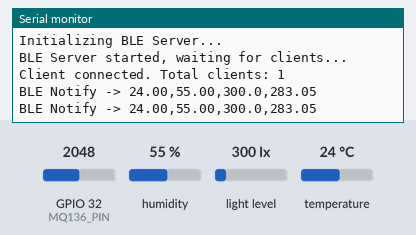
Recording of a sketch running on a simulated ESP32. Shown: the last lines printed to the serial monitor. Wiring (inferred from the names in the program): AHT10/20 sensor at I2C address 0x38; BH1750 light sensor at I2C address 0x5C. Inputs (shaded band) come from the test bench; at power-on: humidity 55 %, GPIO 32 (MQ136_PIN) = 2048, light level 300 lx, temperature 24 °C (analog values on the 0–4095 scale). Nothing arrives over Bluetooth unless stated; a phone connects over Bluetooth LE 3 s after start.

Above: at 5.1 s.
5.2 s: humidity set to 22 %
At 6.5 s:
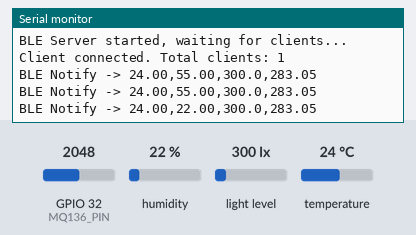
7.2 s: GPIO 32 (MQ136_PIN) set to 2866
At 7.2 s:
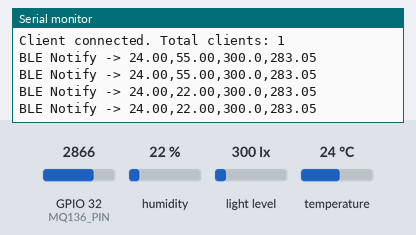
9.2 s: light level set to 40 lx
At 10.0 s:
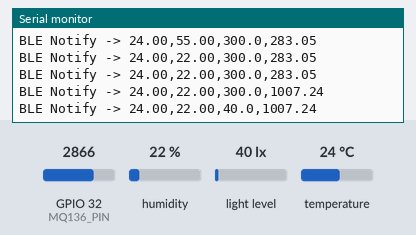
11.2 s: temperature set to 12 °C
At 12.8 s:
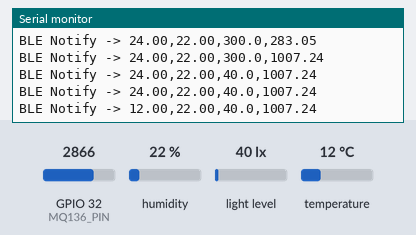
13.2 s: GPIO 32 (MQ136_PIN) set to 3972
At 14.4 s:
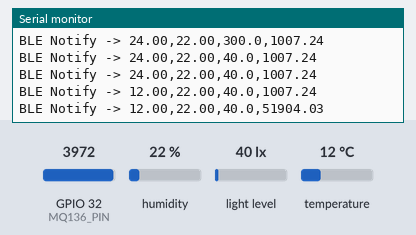
Timing chart, 0 to 16.2 s (numbered marks = the images above; inputs shaded):
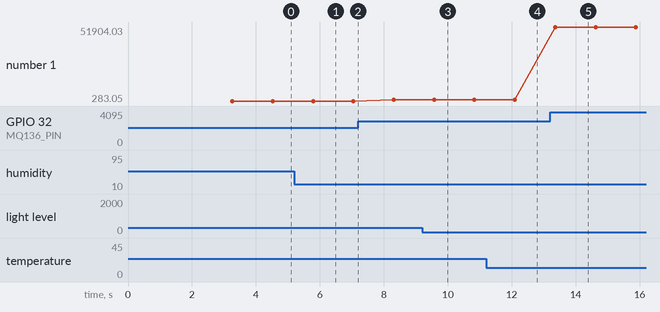

The sketch:

BLE-Server-Sensor.ino
```cpp
/*************************************************
 * ESP32 BLE SERVER
 * Multi-client + Sensor Broadcast
 * Payload: T,H,L,G
 *************************************************/

#include <Arduino.h>           // Core Arduino library
#include <Wire.h>              // I2C communication library
#include <BLEDevice.h>         // BLE core functions
#include <BLEServer.h>         // BLE server functions
#include <BLEUtils.h>          // Utility functions for BLE
#include <BLE2902.h>           // Descriptor for notifications

/* ==============================
   BLE CONFIGURATION
   ============================== */
#define BLE_DEVICE_NAME "ESP32_SERIAL_BLE"  // Name of the BLE device when scanned

// UUIDs must match on client side to connect correctly
#define SERVICE_UUID        "91bad492-b950-4226-aa2b-4ede9fa42f59"  // Unique Service ID
#define CHARACTERISTIC_UUID "cba1d466-344c-4be3-ab3f-189f80dd7518"  // Unique Characteristic ID

/* ==============================
   SENSOR CONFIGURATION
   ============================== */
#define AHT20_ADDR   0x38   // I2C address of temperature & humidity sensor
#define BH1750_ADDR  0x5C   // I2C address of light sensor
#define MQ136_PIN    32     // Analog pin connected to air quality sensor

/* ==============================
   MQ136 CALIBRATION (ADJUST!)
   ============================== */
#define ADC_MAX   4095.0     // 12-bit ADC max value for ESP32
#define VREF      3.3        // Reference voltage
#define RL_KOHM   10.0       // Load resistor value in kilo-ohms
#define R0_KOHM   20.0       // Sensor baseline resistance (clean air)

/* ==============================
   GLOBAL VARIABLES
   ============================== */
BLEServer* pServer = nullptr;           // Pointer to BLE server object
BLECharacteristic* pCharacteristic = nullptr; // Pointer to BLE characteristic

uint32_t connectedClients = 0;          // Count of connected BLE clients
uint32_t lastSendTime = 0;              // Timestamp of last notification
const uint32_t sendInterval = 1000;     // Send interval in milliseconds (1 sec)

/* ==============================
   BLE SERVER CALLBACKS
   ============================== */
class MyServerCallbacks : public BLEServerCallbacks {
  // Triggered when a client connects
  void onConnect(BLEServer* pServer) override {
    connectedClients++;  // Increase count of connected clients
    Serial.print("Client connected. Total clients: ");
    Serial.println(connectedClients);

    // Keep advertising so other clients can connect too
    BLEDevice::startAdvertising();
  }

  // Triggered when a client disconnects
  void onDisconnect(BLEServer* pServer) override {
    if (connectedClients > 0) connectedClients--;  // Decrease count

    Serial.print("Client disconnected. Total clients: ");
    Serial.println(connectedClients);

    delay(200);                   // Small delay to stabilize
    BLEDevice::startAdvertising(); // Restart advertising
  }
};

/* ==============================
   SENSOR FUNCTIONS
   ============================== */

// Function to read AHT20 temperature & humidity sensor
bool readAHT20(float* tempC, float* humidity) {
  Wire.beginTransmission(AHT20_ADDR);  // Start I2C communication
  Wire.write(0xAC);                     // Command to trigger measurement
  Wire.write(0x33);
  Wire.write(0x00);
  Wire.endTransmission();

  delay(80); // Wait for sensor to process data

  Wire.requestFrom(AHT20_ADDR, 6);      // Request 6 bytes from sensor
  if (Wire.available() != 6) return false;

  uint8_t data[6];
  for (int i = 0; i < 6; i++) data[i] = Wire.read();

  // Extract humidity from raw data
  uint32_t hum_raw =
    ((uint32_t)data[1] << 12) |
    ((uint32_t)data[2] << 4) |
    ((uint32_t)(data[3] >> 4));

  // Extract temperature from raw data
  uint32_t temp_raw =
    (((uint32_t)data[3] & 0x0F) << 16) |
    ((uint32_t)data[4] << 8) |
    ((uint32_t)data[5]);

  // Convert to human-readable values
  *humidity = ((float)hum_raw / 1048576.0) * 100.0;
  *tempC   = ((float)temp_raw / 1048576.0) * 200.0 - 50.0;

  return true; // Return true if reading successful
}

// Function to read BH1750 light sensor
float readBH1750() {
  Wire.beginTransmission(BH1750_ADDR);
  Wire.write(0x10); // Continuous High-Res mode
  Wire.endTransmission();
  delay(180);       // Wait for measurement

  Wire.requestFrom(BH1750_ADDR, 2);
  if (Wire.available() == 2) {
    uint16_t raw = Wire.read() << 8 | Wire.read();
    return raw / 1.2; // Convert to lux
  }
  return -1; // Error value if reading fails
}

// Function to read MQ136 air quality sensor in ppm
float mq136ReadPPM(int adcValue) {
  float voltage = (adcValue / ADC_MAX) * VREF; // Convert ADC value to voltage
  if (voltage <= 0.01) return 0;               // Avoid division by zero

  float rs = ((VREF - voltage) / voltage) * RL_KOHM; // Sensor resistance
  float ratio = rs / R0_KOHM;                        // Ratio to clean air

  // Approximate curve formula to get ppm
  float ppm = 100.0 * pow(ratio, -1.5);
  return ppm;
}

/* ==============================
   SETUP FUNCTION
   ============================== */
void setup() {
  Serial.begin(115200);     // Initialize serial monitor
  Wire.begin(21, 22);       // Initialize I2C (SDA=21, SCL=22)

  analogReadResolution(12); // Set ADC resolution to 12-bit
  pinMode(MQ136_PIN, INPUT); // Set analog pin as input

  Serial.println("Initializing BLE Server...");

  BLEDevice::init(BLE_DEVICE_NAME); // Initialize BLE device

  pServer = BLEDevice::createServer();          // Create BLE server
  pServer->setCallbacks(new MyServerCallbacks()); // Set server callbacks

  BLEService* pService = pServer->createService(SERVICE_UUID); // Create service

  pCharacteristic = pService->createCharacteristic(
    CHARACTERISTIC_UUID,
    BLECharacteristic::PROPERTY_READ | BLECharacteristic::PROPERTY_NOTIFY
  );

  pCharacteristic->addDescriptor(new BLE2902()); // Needed for notifications

  pService->start(); // Start the service

  // Configure advertising so clients can discover this server
  BLEAdvertising* pAdvertising = BLEDevice::getAdvertising();
  pAdvertising->addServiceUUID(SERVICE_UUID);
  pAdvertising->setScanResponse(false);
  pAdvertising->setMinPreferred(0x00);

  BLEDevice::startAdvertising(); // Start BLE advertising

  Serial.println("BLE Server started, waiting for clients...");
}

/* ==============================
   LOOP FUNCTION
   ============================== */
void loop() {
  // Only send data if at least one client is connected and interval elapsed
  if (connectedClients > 0 && millis() - lastSendTime >= sendInterval) {

    float t = 0, h = 0, lux = 0;
    bool ahtOk = readAHT20(&t, &h);  // Read temperature & humidity
    lux = readBH1750();               // Read light in lux

    int mq_adc = analogRead(MQ136_PIN); // Read air quality sensor
    float mq_ppm = mq136ReadPPM(mq_adc); // Convert to ppm

    // Prepare payload in format T,H,L,G
    String payload = "";

    if (ahtOk) {
      payload += String(t, 2); // Temperature with 2 decimals
      payload += ",";
      payload += String(h, 2); // Humidity with 2 decimals
    } else {
      payload += "0,0";         // Fallback if sensor fails
    }

    payload += ",";
    payload += String(lux, 1);   // Light value
    payload += ",";
    payload += String(mq_ppm, 2); // Gas ppm value

    // Send the payload to all connected clients
    pCharacteristic->setValue(payload.c_str());
    pCharacteristic->notify();

    Serial.print("BLE Notify -> ");
    Serial.println(payload);

    lastSendTime = millis(); // Update last send timestamp
  }
}
```

Measured:
- after the input at 5.2 s, the serial monitor: prints a new line after 0.59 s (image 1)
- after the input at 9.2 s, the serial monitor: prints a new line after 0.37 s (image 3)
- after the input at 11.2 s, the serial monitor: prints a new line after 0.90 s (image 4)
- after the input at 13.2 s, the serial monitor: prints a new line after 0.16 s (image 5)
- plotted number 1: 283.05 → 1007.24 after the input at 7.2 s, 1007.24 → 51904.03 after the input at 13.2 s
